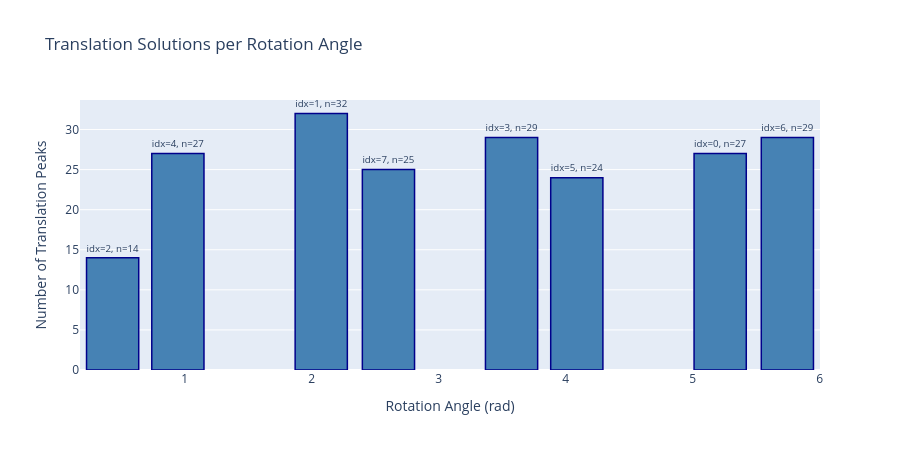

The notebook cell saved with this chart:
### Markdown cell above
## Translation Solutions per Rotation Angle

Bar chart showing how many translation solutions were detected for each candidate rotation angle.

### Code cell
if data_meta and angle_data and len(rotation_order) > 0:
    fig = go.Figure()
    
    angles = [angle_data[i]['angle'] for i in rotation_order
              if i < len(angle_data)]
    num_trans = [angle_data[i]['numTranslations'] for i in rotation_order
                 if i < len(angle_data)]
    angle_indices = [angle_data[i]['angleIndex'] for i in rotation_order
                    if i < len(angle_data)]
    
    fig.add_trace(go.Bar(
        x=angles,
        y=num_trans,
        text=[f'idx={idx}, n={n}' for idx, n in zip(angle_indices, num_trans)],
        textposition='outside',
        marker_color='steelblue',
        marker_line_color='darkblue',
        marker_line_width=1.5,
        name='Translation Solutions'
    ))
    
    fig.update_xaxes(title_text='Rotation Angle (rad)')
    fig.update_yaxes(title_text='Number of Translation Peaks')
    fig.update_layout(height=450, width=900, title_text='Translation Solutions per Rotation Angle')
    fig.show()
else:
    print('No dataForReadIn.csv data available')

### Figure 1 — Plotly figure (JSON) as saved in the notebook; plotly's stock layout.template omitted (floating-point values rounded to 4 significant figures)
{"data": [{"marker": {"color": "steelblue", "line": {"color": "darkblue", "width": 1.5}}, "name": "Translation Solutions", "text": ["idx=2, n=14", "idx=4, n=27", "idx=1, n=32", "idx=7, n=25", "idx=3, n=29", "idx=5, n=24", "idx=0, n=27", "idx=6, n=29"], "textposition": "outside", "type": "bar", "x": [0.4326, 0.9465, 2.075, 2.605, 3.574, 4.088, 5.217, 5.746], "y": [14, 27, 32, 25, 29, 24, 27, 29]}], "layout": {"height": 450, "title": {"text": "Translation Solutions per Rotation Angle"}, "width": 900, "xaxis": {"title": {"text": "Rotation Angle (rad)"}}, "yaxis": {"title": {"text": "Number of Translation Peaks"}}}}
